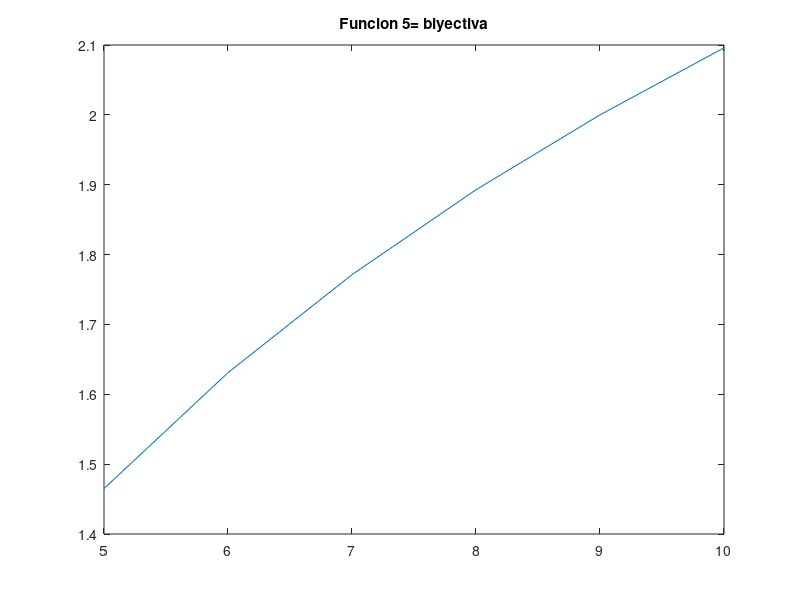

Source code (MATLAB):
% Script de Octave
% Titulo      :Funciones trascendentes
% Author      :Astrit Lariza Garcia Castillo
% Date        :20211123
% Version     :1
% Usage       :octave> cd /path/
% Notes       :Requiere aplicacion octave 


clear

x= 5:1:10

fx= log(x)/log(3);

plot(x, fx);

title(["Funcion 5= biyectiva"]);
disp("Esta funcion es subrayectiva por que ningun elemento del codominio y sobra respecto al dominio");
disp("Esta funcion es inyectiva porque al trazar una rectar hacia el eje x, esta no  corta mas de un punto la recta");
disp("Por lo tanto es  biyectiva por que cumple con ambas clasificaciones");